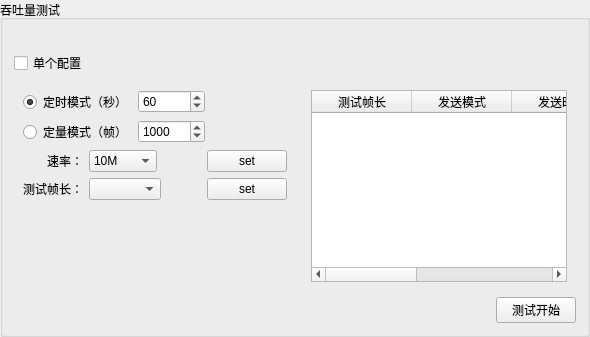
           <widget class="QGroupBox" name="gBoxThroughput">
            <property name="title">
             <string>吞吐量测试</string>
            </property>
            <layout class="QGridLayout" name="gridLayout_15">
             <item row="2" column="0">
              <layout class="QHBoxLayout" name="horizontalLayout_19" stretch="0,0">
               <item>
                <widget class="QWidget" name="gBoxSameConfig" native="true">
                 <layout class="QGridLayout" name="gridLayout_18">
                  <item row="1" column="0">
                   <layout class="QGridLayout" name="gridLayout_7">
                    <item row="0" column="0">
                     <widget class="QLabel" name="label_7">
                      <property name="text">
                       <string>速率：</string>
                      </property>
                      <property name="alignment">
                       <set>Qt::AlignRight|Qt::AlignTrailing|Qt::AlignVCenter</set>
                      </property>
                     </widget>
                    </item>
                    <item row="1" column="0">
                     <widget class="QLabel" name="label_6">
                      <property name="text">
                       <string>测试帧长：</string>
                      </property>
                      <property name="alignment">
                       <set>Qt::AlignRight|Qt::AlignTrailing|Qt::AlignVCenter</set>
                      </property>
                     </widget>
                    </item>
                    <item row="0" column="1">
                     <layout class="QHBoxLayout" name="horizontalLayout_4" stretch="0,1,0">
                      <item>
                       <widget class="QComboBox" name="comBoxSpeedThroughput">
                        <item>
                         <property name="text">
                          <string>10M</string>
                         </property>
                        </item>
                        <item>
                         <property name="text">
                          <string>100M</string>
                         </property>
                        </item>
                        <item>
                         <property name="text">
                          <string>1000M</string>
                         </property>
                        </item>
                       </widget>
                      </item>
                      <item>
                       <spacer name="horizontalSpacer_4">
                        <property name="orientation">
                         <enum>Qt::Horizontal</enum>
                        </property>
                        <property name="sizeHint" stdset="0">
                         <size>
                          <width>40</width>
                          <height>20</height>
                         </size>
                        </property>
                       </spacer>
                      </item>
                      <item>
                       <widget class="QPushButton" name="tBtnSetSpeedThroughput">
                        <property name="text">
                         <string>set</string>
                        </property>
                       </widget>
                      </item>
                     </layout>
                    </item>
                    <item row="1" column="1">
                     <layout class="QHBoxLayout" name="horizontalLayout_5" stretch="1,1,0">
                      <item>
                       <widget class="MultiComboBox" name="comBoxFrameLengthThroughput"/>
                      </item>
                      <item>
                       <spacer name="horizontalSpacer_17">
                        <property name="orientation">
                         <enum>Qt::Horizontal</enum>
                        </property>
                        <property name="sizeHint" stdset="0">
                         <size>
                          <width>40</width>
                          <height>20</height>
                         </size>
                        </property>
                       </spacer>
                      </item>
                      <item>
                       <widget class="QPushButton" name="tBtnSetFrameLengthThroughput">
                        <property name="text">
                         <string>set</string>
                        </property>
                       </widget>
                      </item>
                     </layout>
                    </item>
                   </layout>
                  </item>
                  <item row="0" column="0">
                   <layout class="QGridLayout" name="gridLayout_6">
                    <item row="0" column="1">
                     <widget class="QSpinBox" name="sBoxTimeThroughput">
                      <property name="maximum">
                       <number>10000</number>
                      </property>
                      <property name="value">
                       <number>60</number>
                      </property>
                     </widget>
                    </item>
                    <item row="0" column="0">
                     <widget class="QRadioButton" name="rBtnTime_TTL">
                      <property name="text">
                       <string>定时模式（秒）</string>
                      </property>
                      <property name="checked">
                       <bool>true</bool>
                      </property>
                     </widget>
                    </item>
                    <item row="1" column="1">
                     <widget class="QSpinBox" name="sBoxCountThroughput">
                      <property name="maximum">
                       <number>100000</number>
                      </property>
                      <property name="value">
                       <number>1000</number>
                      </property>
                     </widget>
                    </item>
                    <item row="1" column="0">
                     <widget class="QRadioButton" name="rBtnCount_TTL">
                      <property name="text">
                       <string>定量模式（帧）</string>
                      </property>
                     </widget>
                    </item>
                    <item row="0" column="2">
                     <spacer name="horizontalSpacer_3">
                      <property name="orientation">
                       <enum>Qt::Horizontal</enum>
                      </property>
                      <property name="sizeHint" stdset="0">
                       <size>
                        <width>40</width>
                        <height>20</height>
                       </size>
                      </property>
                     </spacer>
                    </item>
                   </layout>
                  </item>
                  <item row="2" column="0">
                   <spacer name="verticalSpacer_2">
                    <property name="orientation">
                     <enum>Qt::Vertical</enum>
                    </property>
                    <property name="sizeHint" stdset="0">
                     <size>
                      <width>20</width>
                      <height>40</height>
                     </size>
                    </property>
                   </spacer>
                  </item>
                 </layout>
                </widget>
               </item>
               <item>
                <widget class="QWidget" name="gBoxOneConfig" native="true">
                 <layout class="QGridLayout" name="gridLayout_19">
                  <item row="0" column="1">
                   <widget class="MyTableWidget" name="throughputConfigData">
                    <column>
                     <property name="text">
                      <string>测试帧长</string>
                     </property>
                    </column>
                    <column>
                     <property name="text">
                      <string>发送模式</string>
                     </property>
                    </column>
                    <column>
                     <property name="text">
                      <string>发送时长</string>
                     </property>
                    </column>
                    <column>
                     <property name="text">
                      <string>发送数量</string>
                     </property>
                    </column>
                    <column>
                     <property name="text">
                      <string>初始速率</string>
                     </property>
                    </column>
                   </widget>
                  </item>
                 </layout>
                </widget>
               </item>
              </layout>
             </item>
             <item row="1" column="0">
              <layout class="QHBoxLayout" name="horizontalLayout_18">
               <item>
                <widget class="QCheckBox" name="cBoxOneThroughput">
                 <property name="text">
                  <string>单个配置</string>
                 </property>
                </widget>
               </item>
               <item>
                <spacer name="horizontalSpacer_15">
                 <property name="orientation">
                  <enum>Qt::Horizontal</enum>
                 </property>
                 <property name="sizeHint" stdset="0">
                  <size>
                   <width>40</width>
                   <height>20</height>
                  </size>
                 </property>
                </spacer>
               </item>
              </layout>
             </item>
             <item row="3" column="0">
              <layout class="QHBoxLayout" name="horizontalLayout_12">
               <item>
                <spacer name="horizontalSpacer_10">
                 <property name="orientation">
                  <enum>Qt::Horizontal</enum>
                 </property>
                 <property name="sizeHint" stdset="0">
                  <size>
                   <width>40</width>
                   <height>20</height>
                  </size>
                 </property>
                </spacer>
               </item>
               <item>
                <widget class="QPushButton" name="BtnStartThroughput">
                 <property name="text">
                  <string>测试开始</string>
                 </property>
                </widget>
               </item>
              </layout>
             </item>
             <item row="0" column="0">
              <spacer name="horizontalSpacer_26">
               <property name="orientation">
                <enum>Qt::Horizontal</enum>
               </property>
               <property name="sizeHint" stdset="0">
                <size>
                 <width>40</width>
                 <height>20</height>
                </size>
               </property>
              </spacer>
             </item>
            </layout>
           </widget>
